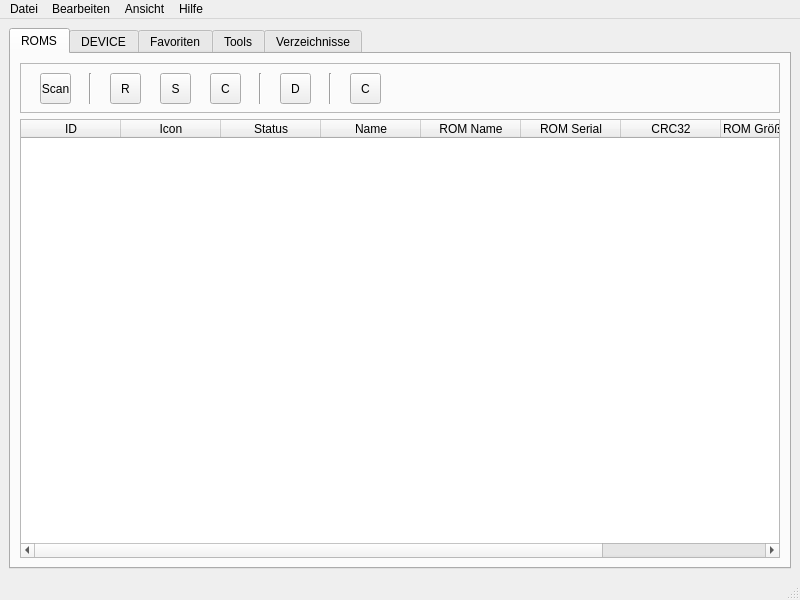
<?xml version="1.0" encoding="UTF-8"?>
<ui version="4.0">
 <class>MainWindow</class>
 <widget class="QMainWindow" name="MainWindow">
  <property name="geometry">
   <rect>
    <x>0</x>
    <y>0</y>
    <width>800</width>
    <height>600</height>
   </rect>
  </property>
  <property name="windowTitle">
   <string>NDS ROM ORG</string>
  </property>
  <property name="toolButtonStyle">
   <enum>Qt::ToolButtonTextUnderIcon</enum>
  </property>
  <widget class="QWidget" name="centralwidget">
   <layout class="QVBoxLayout" name="verticalLayout">
    <item>
     <widget class="QTabWidget" name="functionTabs">
      <property name="sizePolicy">
       <sizepolicy hsizetype="Expanding" vsizetype="Expanding">
        <horstretch>2</horstretch>
        <verstretch>0</verstretch>
       </sizepolicy>
      </property>
      <property name="minimumSize">
       <size>
        <width>0</width>
        <height>0</height>
       </size>
      </property>
      <property name="sizeIncrement">
       <size>
        <width>0</width>
        <height>0</height>
       </size>
      </property>
      <property name="tabPosition">
       <enum>QTabWidget::North</enum>
      </property>
      <property name="tabShape">
       <enum>QTabWidget::Rounded</enum>
      </property>
      <property name="currentIndex">
       <number>0</number>
      </property>
      <property name="elideMode">
       <enum>Qt::ElideNone</enum>
      </property>
      <widget class="QWidget" name="tabROMS">
       <attribute name="title">
        <string>ROMS</string>
       </attribute>
       <layout class="QVBoxLayout" name="verticalLayout_2">
        <item>
         <widget class="QFrame" name="ROMStools">
          <property name="minimumSize">
           <size>
            <width>0</width>
            <height>50</height>
           </size>
          </property>
          <property name="frameShape">
           <enum>QFrame::StyledPanel</enum>
          </property>
          <property name="frameShadow">
           <enum>QFrame::Raised</enum>
          </property>
          <widget class="QToolButton" name="ROMStools_scan">
           <property name="geometry">
            <rect>
             <x>20</x>
             <y>10</y>
             <width>31</width>
             <height>31</height>
            </rect>
           </property>
           <property name="text">
            <string>Scan</string>
           </property>
           <property name="toolButtonStyle">
            <enum>Qt::ToolButtonTextUnderIcon</enum>
           </property>
          </widget>
          <widget class="QToolButton" name="ROMStools_romlist">
           <property name="geometry">
            <rect>
             <x>90</x>
             <y>10</y>
             <width>31</width>
             <height>31</height>
            </rect>
           </property>
           <property name="text">
            <string>R</string>
           </property>
          </widget>
          <widget class="QToolButton" name="ROMStools_scanlist">
           <property name="geometry">
            <rect>
             <x>140</x>
             <y>10</y>
             <width>31</width>
             <height>31</height>
            </rect>
           </property>
           <property name="text">
            <string>S</string>
           </property>
          </widget>
          <widget class="QToolButton" name="ROMStools_scanclear">
           <property name="geometry">
            <rect>
             <x>190</x>
             <y>10</y>
             <width>31</width>
             <height>31</height>
            </rect>
           </property>
           <property name="text">
            <string>C</string>
           </property>
          </widget>
          <widget class="Line" name="ROMStools_line1">
           <property name="geometry">
            <rect>
             <x>60</x>
             <y>10</y>
             <width>20</width>
             <height>31</height>
            </rect>
           </property>
           <property name="orientation">
            <enum>Qt::Vertical</enum>
           </property>
          </widget>
          <widget class="Line" name="ROMStools_line2">
           <property name="geometry">
            <rect>
             <x>230</x>
             <y>10</y>
             <width>20</width>
             <height>31</height>
            </rect>
           </property>
           <property name="orientation">
            <enum>Qt::Vertical</enum>
           </property>
          </widget>
          <widget class="QToolButton" name="ROMStools_copy">
           <property name="geometry">
            <rect>
             <x>330</x>
             <y>10</y>
             <width>31</width>
             <height>31</height>
            </rect>
           </property>
           <property name="text">
            <string>C</string>
           </property>
          </widget>
          <widget class="QToolButton" name="ROMStools_delete">
           <property name="geometry">
            <rect>
             <x>260</x>
             <y>10</y>
             <width>31</width>
             <height>31</height>
            </rect>
           </property>
           <property name="text">
            <string>D</string>
           </property>
          </widget>
          <widget class="Line" name="line">
           <property name="geometry">
            <rect>
             <x>300</x>
             <y>10</y>
             <width>20</width>
             <height>31</height>
            </rect>
           </property>
           <property name="orientation">
            <enum>Qt::Vertical</enum>
           </property>
          </widget>
         </widget>
        </item>
        <item>
         <widget class="QTableWidget" name="ROMStable">
          <property name="editTriggers">
           <set>QAbstractItemView::DoubleClicked</set>
          </property>
          <property name="dragEnabled">
           <bool>true</bool>
          </property>
          <property name="dragDropMode">
           <enum>QAbstractItemView::DragOnly</enum>
          </property>
          <property name="alternatingRowColors">
           <bool>true</bool>
          </property>
          <property name="selectionMode">
           <enum>QAbstractItemView::ExtendedSelection</enum>
          </property>
          <property name="selectionBehavior">
           <enum>QAbstractItemView::SelectRows</enum>
          </property>
          <property name="sortingEnabled">
           <bool>true</bool>
          </property>
          <attribute name="horizontalHeaderStretchLastSection">
           <bool>true</bool>
          </attribute>
          <attribute name="verticalHeaderVisible">
           <bool>false</bool>
          </attribute>
          <attribute name="verticalHeaderVisible">
           <bool>false</bool>
          </attribute>
          <attribute name="horizontalHeaderStretchLastSection">
           <bool>true</bool>
          </attribute>
          <column>
           <property name="text">
            <string>ID</string>
           </property>
          </column>
          <column>
           <property name="text">
            <string>Icon</string>
           </property>
          </column>
          <column>
           <property name="text">
            <string>Status</string>
           </property>
          </column>
          <column>
           <property name="text">
            <string>Name</string>
           </property>
          </column>
          <column>
           <property name="text">
            <string>ROM Name</string>
           </property>
          </column>
          <column>
           <property name="text">
            <string>ROM Serial</string>
           </property>
          </column>
          <column>
           <property name="text">
            <string>CRC32</string>
           </property>
          </column>
          <column>
           <property name="text">
            <string>ROM Größe</string>
           </property>
           <property name="textAlignment">
            <set>AlignLeft|AlignVCenter</set>
           </property>
          </column>
          <column>
           <property name="text">
            <string>Verleger</string>
           </property>
          </column>
         </widget>
        </item>
       </layout>
      </widget>
      <widget class="QWidget" name="tabDEVICE">
       <attribute name="title">
        <string>DEVICE</string>
       </attribute>
       <layout class="QVBoxLayout" name="verticalLayout_3">
        <item>
         <widget class="QFrame" name="DEVICEtools">
          <property name="minimumSize">
           <size>
            <width>0</width>
            <height>50</height>
           </size>
          </property>
          <property name="frameShape">
           <enum>QFrame::StyledPanel</enum>
          </property>
          <property name="frameShadow">
           <enum>QFrame::Raised</enum>
          </property>
          <widget class="QToolButton" name="DEVICEtools_scan">
           <property name="geometry">
            <rect>
             <x>20</x>
             <y>10</y>
             <width>31</width>
             <height>31</height>
            </rect>
           </property>
           <property name="text">
            <string>Scan</string>
           </property>
          </widget>
          <widget class="Line" name="DEVICEtools_line1">
           <property name="geometry">
            <rect>
             <x>60</x>
             <y>10</y>
             <width>16</width>
             <height>31</height>
            </rect>
           </property>
           <property name="orientation">
            <enum>Qt::Vertical</enum>
           </property>
          </widget>
          <widget class="QToolButton" name="DEVICEtools_remove">
           <property name="geometry">
            <rect>
             <x>90</x>
             <y>10</y>
             <width>31</width>
             <height>31</height>
            </rect>
           </property>
           <property name="text">
            <string>R</string>
           </property>
          </widget>
         </widget>
        </item>
        <item>
         <widget class="QTableWidget" name="DEVICEtable">
          <property name="selectionBehavior">
           <enum>QAbstractItemView::SelectRows</enum>
          </property>
          <property name="sortingEnabled">
           <bool>true</bool>
          </property>
          <attribute name="horizontalHeaderStretchLastSection">
           <bool>true</bool>
          </attribute>
          <attribute name="verticalHeaderVisible">
           <bool>false</bool>
          </attribute>
          <attribute name="verticalHeaderVisible">
           <bool>false</bool>
          </attribute>
          <attribute name="horizontalHeaderStretchLastSection">
           <bool>true</bool>
          </attribute>
          <column>
           <property name="text">
            <string>ID</string>
           </property>
          </column>
          <column>
           <property name="text">
            <string>Icon</string>
           </property>
          </column>
          <column>
           <property name="text">
            <string>Status</string>
           </property>
          </column>
          <column>
           <property name="text">
            <string>Name</string>
           </property>
          </column>
          <column>
           <property name="text">
            <string>ROM Name</string>
           </property>
          </column>
          <column>
           <property name="text">
            <string>ROM Serial</string>
           </property>
          </column>
          <column>
           <property name="text">
            <string>CRC32</string>
           </property>
          </column>
          <column>
           <property name="text">
            <string>ROM Größe</string>
           </property>
           <property name="textAlignment">
            <set>AlignLeft|AlignVCenter</set>
           </property>
          </column>
          <column>
           <property name="text">
            <string>Verleger</string>
           </property>
          </column>
         </widget>
        </item>
       </layout>
      </widget>
      <widget class="QWidget" name="tabFAVORITES">
       <attribute name="title">
        <string>Favoriten</string>
       </attribute>
       <layout class="QVBoxLayout" name="verticalLayout_4">
        <item>
         <widget class="QFrame" name="FAVORITEStools">
          <property name="minimumSize">
           <size>
            <width>0</width>
            <height>50</height>
           </size>
          </property>
          <property name="frameShape">
           <enum>QFrame::StyledPanel</enum>
          </property>
          <property name="frameShadow">
           <enum>QFrame::Raised</enum>
          </property>
         </widget>
        </item>
        <item>
         <widget class="QSplitter" name="splitter">
          <property name="sizePolicy">
           <sizepolicy hsizetype="Expanding" vsizetype="Preferred">
            <horstretch>0</horstretch>
            <verstretch>1</verstretch>
           </sizepolicy>
          </property>
          <property name="orientation">
           <enum>Qt::Horizontal</enum>
          </property>
          <widget class="QListWidget" name="FAVORITESlist">
           <property name="selectionBehavior">
            <enum>QAbstractItemView::SelectRows</enum>
           </property>
          </widget>
          <widget class="QTableWidget" name="FAVORITEStable">
           <property name="sizePolicy">
            <sizepolicy hsizetype="Expanding" vsizetype="Expanding">
             <horstretch>1</horstretch>
             <verstretch>0</verstretch>
            </sizepolicy>
           </property>
           <property name="selectionBehavior">
            <enum>QAbstractItemView::SelectRows</enum>
           </property>
           <column>
            <property name="text">
             <string>ID</string>
            </property>
           </column>
           <column>
            <property name="text">
             <string>Icon</string>
            </property>
           </column>
           <column>
            <property name="text">
             <string>Status</string>
            </property>
           </column>
           <column>
            <property name="text">
             <string>Name</string>
            </property>
           </column>
           <column>
            <property name="text">
             <string>ROM Name</string>
            </property>
           </column>
           <column>
            <property name="text">
             <string>ROM Serial</string>
            </property>
           </column>
           <column>
            <property name="text">
             <string>CRC32</string>
            </property>
           </column>
           <column>
            <property name="text">
             <string>ROM Größe</string>
            </property>
            <property name="textAlignment">
             <set>AlignLeft|AlignVCenter</set>
            </property>
           </column>
           <column>
            <property name="text">
             <string>Verleger</string>
            </property>
           </column>
          </widget>
         </widget>
        </item>
       </layout>
      </widget>
      <widget class="QWidget" name="tabTOOLS">
       <attribute name="title">
        <string>Tools</string>
       </attribute>
       <layout class="QVBoxLayout" name="verticalLayout_6">
        <item>
         <widget class="QFrame" name="TOOLStools">
          <property name="minimumSize">
           <size>
            <width>0</width>
            <height>50</height>
           </size>
          </property>
          <property name="frameShape">
           <enum>QFrame::StyledPanel</enum>
          </property>
          <property name="frameShadow">
           <enum>QFrame::Raised</enum>
          </property>
         </widget>
        </item>
        <item>
         <widget class="QTableWidget" name="TOOLStable">
          <property name="selectionMode">
           <enum>QAbstractItemView::SingleSelection</enum>
          </property>
          <property name="selectionBehavior">
           <enum>QAbstractItemView::SelectRows</enum>
          </property>
          <attribute name="horizontalHeaderStretchLastSection">
           <bool>true</bool>
          </attribute>
          <attribute name="verticalHeaderVisible">
           <bool>false</bool>
          </attribute>
          <attribute name="verticalHeaderVisible">
           <bool>false</bool>
          </attribute>
          <attribute name="horizontalHeaderStretchLastSection">
           <bool>true</bool>
          </attribute>
         </widget>
        </item>
       </layout>
      </widget>
      <widget class="QWidget" name="tabDIRS">
       <attribute name="title">
        <string>Verzeichnisse</string>
       </attribute>
       <layout class="QVBoxLayout" name="verticalLayout_5">
        <item>
         <widget class="QFrame" name="DIRStools">
          <property name="minimumSize">
           <size>
            <width>0</width>
            <height>50</height>
           </size>
          </property>
          <property name="frameShape">
           <enum>QFrame::StyledPanel</enum>
          </property>
          <property name="frameShadow">
           <enum>QFrame::Raised</enum>
          </property>
          <widget class="QToolButton" name="DIRStools_add">
           <property name="geometry">
            <rect>
             <x>20</x>
             <y>10</y>
             <width>31</width>
             <height>31</height>
            </rect>
           </property>
           <property name="text">
            <string>+</string>
           </property>
           <property name="toolButtonStyle">
            <enum>Qt::ToolButtonTextUnderIcon</enum>
           </property>
           <property name="arrowType">
            <enum>Qt::NoArrow</enum>
           </property>
          </widget>
          <widget class="QToolButton" name="DIRStools_del">
           <property name="geometry">
            <rect>
             <x>70</x>
             <y>10</y>
             <width>31</width>
             <height>31</height>
            </rect>
           </property>
           <property name="text">
            <string>-</string>
           </property>
           <property name="toolButtonStyle">
            <enum>Qt::ToolButtonTextUnderIcon</enum>
           </property>
          </widget>
         </widget>
        </item>
        <item>
         <widget class="QListWidget" name="DIRSlist">
          <property name="selectionMode">
           <enum>QAbstractItemView::ExtendedSelection</enum>
          </property>
          <property name="selectionBehavior">
           <enum>QAbstractItemView::SelectRows</enum>
          </property>
         </widget>
        </item>
       </layout>
      </widget>
     </widget>
    </item>
   </layout>
  </widget>
  <widget class="QMenuBar" name="menubar">
   <property name="geometry">
    <rect>
     <x>0</x>
     <y>0</y>
     <width>800</width>
     <height>27</height>
    </rect>
   </property>
   <widget class="QMenu" name="menuFile">
    <property name="title">
     <string>Datei</string>
    </property>
    <widget class="QMenu" name="menuExport">
     <property name="title">
      <string>Export</string>
     </property>
     <addaction name="actionExportROMListe"/>
     <addaction name="actionExportROMDataListe"/>
     <addaction name="actionExportROMCodeListe"/>
     <addaction name="actionExportIMGListe"/>
    </widget>
    <widget class="QMenu" name="menuImport">
     <property name="title">
      <string>Import</string>
     </property>
     <addaction name="actionImportROMListe"/>
     <addaction name="actionImportROMDataListe"/>
     <addaction name="actionImportROMCodeListe"/>
     <addaction name="actionImportIMGListe"/>
    </widget>
    <addaction name="menuImport"/>
    <addaction name="menuExport"/>
    <addaction name="separator"/>
    <addaction name="actionQuit"/>
   </widget>
   <widget class="QMenu" name="menuEdit">
    <property name="title">
     <string>Bearbeiten</string>
    </property>
    <addaction name="actionSettings"/>
   </widget>
   <widget class="QMenu" name="menuView">
    <property name="title">
     <string>Ansicht</string>
    </property>
    <widget class="QMenu" name="menuName">
     <property name="title">
      <string>Name</string>
     </property>
     <addaction name="actionJPN"/>
     <addaction name="actionENG"/>
     <addaction name="actionFRN"/>
     <addaction name="actionGER"/>
     <addaction name="actionITL"/>
     <addaction name="actionSPN"/>
     <addaction name="actionCHI"/>
    </widget>
    <addaction name="actionROMS"/>
    <addaction name="actionDEVICE"/>
    <addaction name="actionFAVORITES"/>
    <addaction name="actionTOOLS"/>
    <addaction name="actionDIRS"/>
    <addaction name="separator"/>
    <addaction name="menuName"/>
   </widget>
   <widget class="QMenu" name="menuHelp">
    <property name="title">
     <string>Hilfe</string>
    </property>
    <addaction name="actionAbout"/>
    <addaction name="separator"/>
    <addaction name="actionAboutOt"/>
   </widget>
   <addaction name="menuFile"/>
   <addaction name="menuEdit"/>
   <addaction name="menuView"/>
   <addaction name="menuHelp"/>
  </widget>
  <widget class="QStatusBar" name="statusbar"/>
  <action name="actionQuit">
   <property name="text">
    <string>Beenden</string>
   </property>
  </action>
  <action name="actionSettings">
   <property name="text">
    <string>Einstellungen</string>
   </property>
  </action>
  <action name="actionROMS">
   <property name="text">
    <string>ROMS</string>
   </property>
  </action>
  <action name="actionDEVICE">
   <property name="text">
    <string>DEVICE</string>
   </property>
  </action>
  <action name="actionFAVORITES">
   <property name="text">
    <string>Favoriten</string>
   </property>
  </action>
  <action name="actionTOOLS">
   <property name="text">
    <string>Tools</string>
   </property>
  </action>
  <action name="actionDIRS">
   <property name="text">
    <string>Verzeichnisse</string>
   </property>
  </action>
  <action name="actionAbout">
   <property name="text">
    <string>Über NDS ROM ORG</string>
   </property>
  </action>
  <action name="actionAboutOt">
   <property name="text">
    <string>Über Qt</string>
   </property>
  </action>
  <action name="actionJPN">
   <property name="checkable">
    <bool>true</bool>
   </property>
   <property name="text">
    <string>JPN</string>
   </property>
  </action>
  <action name="actionENG">
   <property name="checkable">
    <bool>true</bool>
   </property>
   <property name="text">
    <string>ENG</string>
   </property>
  </action>
  <action name="actionFRN">
   <property name="checkable">
    <bool>true</bool>
   </property>
   <property name="text">
    <string>FRN</string>
   </property>
  </action>
  <action name="actionGER">
   <property name="checkable">
    <bool>true</bool>
   </property>
   <property name="checked">
    <bool>true</bool>
   </property>
   <property name="text">
    <string>GER</string>
   </property>
  </action>
  <action name="actionITL">
   <property name="checkable">
    <bool>true</bool>
   </property>
   <property name="text">
    <string>ITL</string>
   </property>
  </action>
  <action name="actionSPN">
   <property name="checkable">
    <bool>true</bool>
   </property>
   <property name="text">
    <string>SPN</string>
   </property>
  </action>
  <action name="actionCHI">
   <property name="checkable">
    <bool>true</bool>
   </property>
   <property name="text">
    <string>CHI</string>
   </property>
  </action>
  <action name="actionExportROMListe">
   <property name="text">
    <string>ROM Liste</string>
   </property>
  </action>
  <action name="actionExportIMGListe">
   <property name="text">
    <string>IMG Liste</string>
   </property>
  </action>
  <action name="actionImportROMListe">
   <property name="text">
    <string>ROM Liste</string>
   </property>
  </action>
  <action name="actionImportIMGListe">
   <property name="text">
    <string>IMG Liste</string>
   </property>
  </action>
  <action name="actionImportROMDataListe">
   <property name="text">
    <string>ROM Data Liste</string>
   </property>
  </action>
  <action name="actionExportROMDataListe">
   <property name="text">
    <string>ROM Data Liste</string>
   </property>
  </action>
  <action name="actionImportROMCodeListe">
   <property name="text">
    <string>ROM Code Liste</string>
   </property>
  </action>
  <action name="actionExportROMCodeListe">
   <property name="text">
    <string>ROM Code Liste</string>
   </property>
  </action>
 </widget>
 <resources/>
 <connections/>
</ui>
